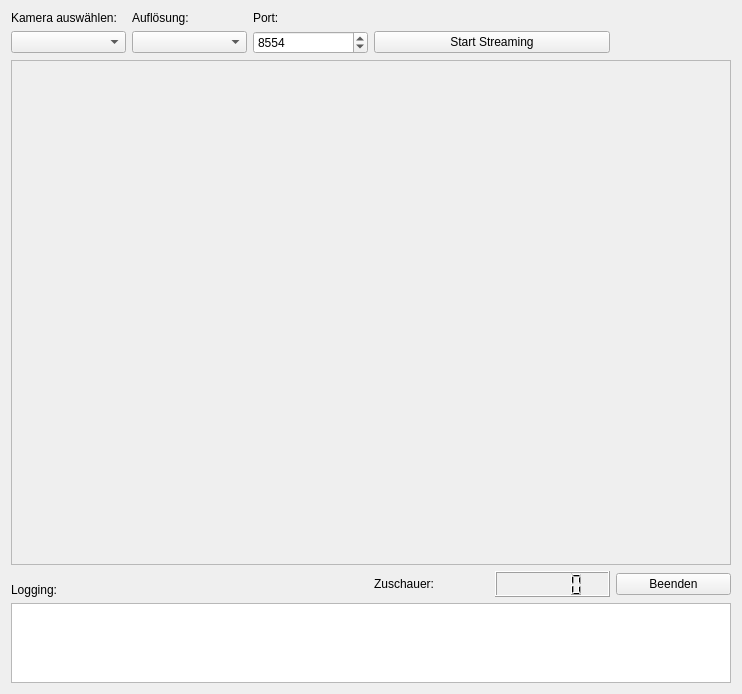
<?xml version="1.0" encoding="UTF-8"?>
<ui version="4.0">
 <class>MainWindow</class>
 <widget class="QMainWindow" name="MainWindow">
  <property name="geometry">
   <rect>
    <x>0</x>
    <y>0</y>
    <width>742</width>
    <height>694</height>
   </rect>
  </property>
  <property name="windowTitle">
   <string>OpenLive4Cam</string>
  </property>
  <property name="windowIcon">
   <iconset>
    <normaloff>../doc/symbol.gif</normaloff>../doc/symbol.gif</iconset>
  </property>
  <widget class="QWidget" name="centralWidget">
   <layout class="QGridLayout" name="gridLayout">
    <item row="0" column="0">
     <widget class="QLabel" name="label">
      <property name="text">
       <string>Kamera auswählen: </string>
      </property>
     </widget>
    </item>
    <item row="0" column="1">
     <widget class="QLabel" name="label_3">
      <property name="text">
       <string>Auflösung:</string>
      </property>
     </widget>
    </item>
    <item row="0" column="2">
     <widget class="QLabel" name="label_2">
      <property name="text">
       <string>Port:</string>
      </property>
     </widget>
    </item>
    <item row="1" column="0">
     <widget class="QComboBox" name="source_comboBox"/>
    </item>
    <item row="1" column="1">
     <widget class="QComboBox" name="resolution_comboBox"/>
    </item>
    <item row="1" column="2">
     <widget class="QSpinBox" name="port_spinBox">
      <property name="enabled">
       <bool>true</bool>
      </property>
      <property name="toolTip">
       <string comment="Port" extracomment="Port für RTSP Streaming uaswählen">Port für RTSP Streaming auswählen (default ist 554)</string>
      </property>
      <property name="minimum">
       <number>0</number>
      </property>
      <property name="maximum">
       <number>10000</number>
      </property>
      <property name="value">
       <number>8554</number>
      </property>
     </widget>
    </item>
    <item row="1" column="3" colspan="2">
     <widget class="QPushButton" name="startButton">
      <property name="text">
       <string>Start Streaming</string>
      </property>
     </widget>
    </item>
    <item row="2" column="0" colspan="6">
     <widget class="QScrollArea" name="scrollArea">
      <property name="verticalScrollBarPolicy">
       <enum>Qt::ScrollBarAsNeeded</enum>
      </property>
      <property name="horizontalScrollBarPolicy">
       <enum>Qt::ScrollBarAsNeeded</enum>
      </property>
      <property name="widgetResizable">
       <bool>false</bool>
      </property>
      <widget class="QWidget" name="scrollAreaWidgetContents">
       <property name="geometry">
        <rect>
         <x>0</x>
         <y>0</y>
         <width>397</width>
         <height>249</height>
        </rect>
       </property>
       <property name="sizePolicy">
        <sizepolicy hsizetype="Expanding" vsizetype="Preferred">
         <horstretch>0</horstretch>
         <verstretch>0</verstretch>
        </sizepolicy>
       </property>
       <widget class="VideoView" name="Picture" native="true">
        <property name="geometry">
         <rect>
          <x>0</x>
          <y>0</y>
          <width>511</width>
          <height>361</height>
         </rect>
        </property>
        <property name="sizePolicy">
         <sizepolicy hsizetype="Expanding" vsizetype="Expanding">
          <horstretch>0</horstretch>
          <verstretch>0</verstretch>
         </sizepolicy>
        </property>
       </widget>
      </widget>
     </widget>
    </item>
    <item row="5" column="0">
     <widget class="QLabel" name="label_5">
      <property name="text">
       <string>Logging:</string>
      </property>
     </widget>
    </item>
    <item row="3" column="3" rowspan="3">
     <widget class="QLabel" name="label_4">
      <property name="text">
       <string>Zuschauer:</string>
      </property>
     </widget>
    </item>
    <item row="3" column="4" rowspan="3">
     <widget class="QLCDNumber" name="lcdNumber"/>
    </item>
    <item row="3" column="5" rowspan="3">
     <widget class="QPushButton" name="exitButton">
      <property name="text">
       <string>Beenden</string>
      </property>
     </widget>
    </item>
    <item row="6" column="0" colspan="6">
     <widget class="QTextEdit" name="textLog">
      <property name="maximumSize">
       <size>
        <width>16777215</width>
        <height>80</height>
       </size>
      </property>
     </widget>
    </item>
   </layout>
  </widget>
 </widget>
 <layoutdefault spacing="6" margin="11"/>
 <customwidgets>
  <customwidget>
   <class>VideoView</class>
   <extends>QWidget</extends>
   <header>videoview.h</header>
   <container>1</container>
  </customwidget>
 </customwidgets>
 <resources/>
 <connections>
  <connection>
   <sender>exitButton</sender>
   <signal>clicked()</signal>
   <receiver>MainWindow</receiver>
   <slot>close()</slot>
   <hints>
    <hint type="sourcelabel">
     <x>552</x>
     <y>357</y>
    </hint>
    <hint type="destinationlabel">
     <x>299</x>
     <y>199</y>
    </hint>
   </hints>
  </connection>
 </connections>
</ui>
